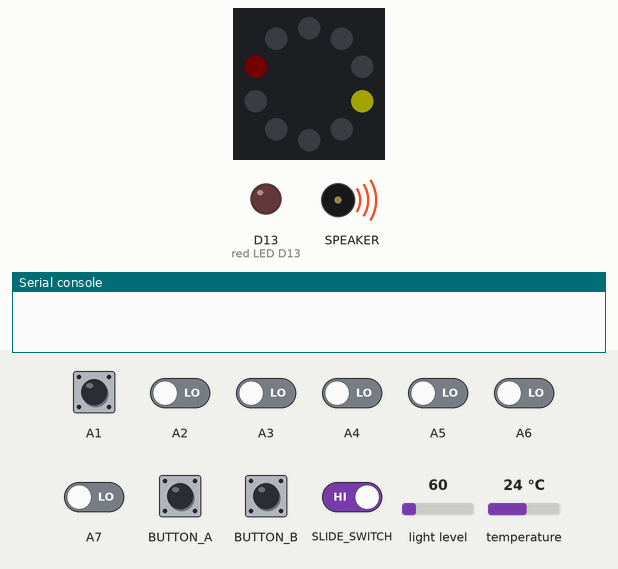
A program run on a simulated Circuit Playground running CircuitPython. Parts: the board's ring of 10 RGB LEDs (number 0 left of the top, counting anticlockwise), output pins drawn as LEDs (lit = HIGH), buzzer (waves = sounding), the last lines printed to the serial console. The inputs (shaded band) are chosen by the test bench; at power-on: A1–7 LOW, light level 60, temperature 24 °C. Dim RGB values are drawn brighter than linear; random numbers come from a fixed seed; the interpreter's speed is modelled, so counts of loop turns are approximate; touch pads read as touched when driven HIGH. At 10.0 s the program ends and the board releases its pins; the recording ends there.

Above: at 1.2 s.
1.3 s: button A pressed for 3.2 s
At 1.8 s:
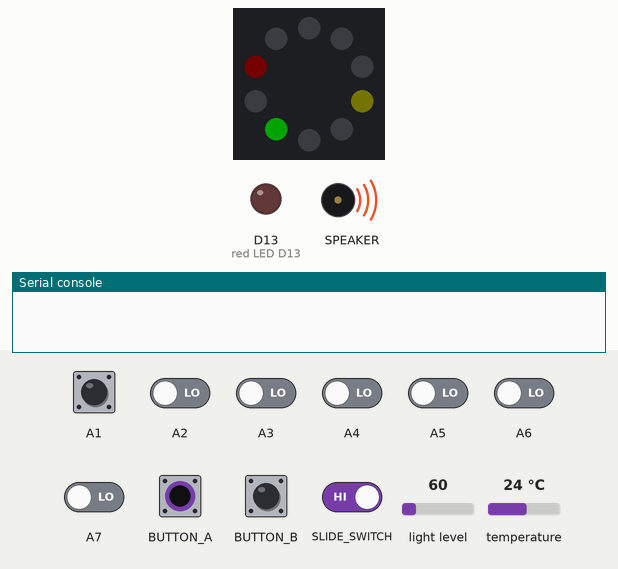
At 4.8 s:
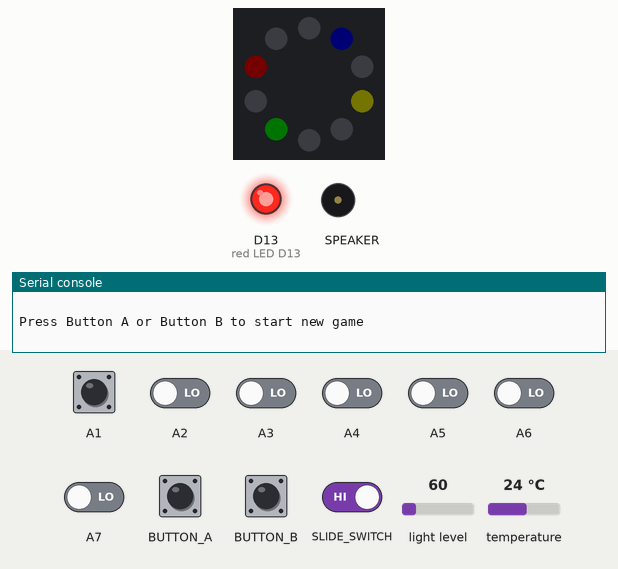
6.0 s: A1 pulled HIGH for 0.15 s
At 7.2 s:
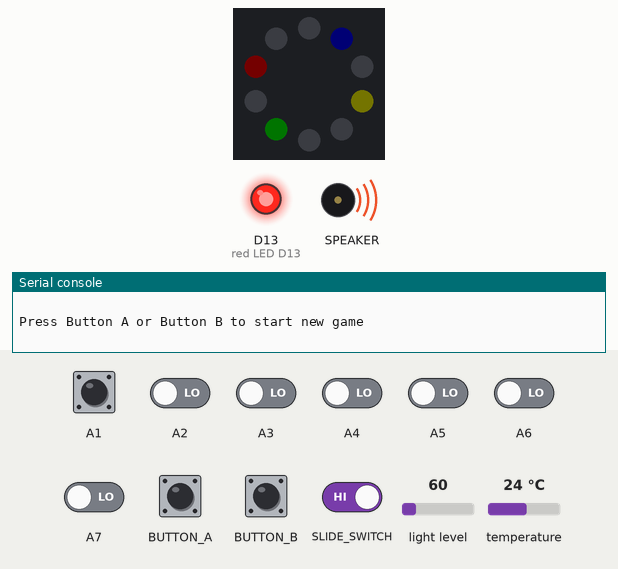
10.0 s: slide switch moved to the right
Timing chart, 0 to 10.0 s (numbered marks = the images above; inputs shaded):
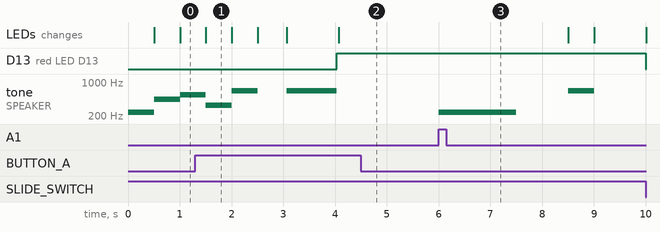

Measured:
- after the input at 1.3 s, D13 (red LED D13): LOW → HIGH after 2.7 s
- after the input at 6.0 s, tone on SPEAKER: silent → 240 Hz at once, → silent 1.5 s later, → 660 Hz 1.0 s later, → silent 0.50 s later
- by itself, tone on SPEAKER: plays 330 Hz for 0.50 s, 660 Hz for 0.50 s, 660 Hz for 0.96 s
- what the display in image 1 shows lasts 0.5 s, from 1.5 s to 2.0 s

The program:

simon_game.py
```python
# (licence header left out)
from adafruit_circuitplayground.express import cpx
import time
import array
import random


# ID, Pixel Index, Tone, high, low
RED_ID = [1, 1, 440, (125,0,0), (5,0,0)]
YELLOW_ID = [2, 6, 550, (125,125,0), (5,5,0)]
GREEN_ID = [3, 3, 330, (0, 125, 0),(0,5,0)]
BLUE_ID = [4, 8,  660, (0,0,125),(0,0,5)]

# simons sequence
simon = array.array('b',)

# score needed to win
to_win = 35

# note_e = 330    # green
# note_a = 440    # red
# note_cSH = 550  # yellow
# note_eH = 660   # blue
note_bad = 240


def display_score(score):
    '''
        display the score
    '''
    print("Score: ", score)
    if len(simon) >= to_win:
        for i in range(16):
            play_color_tone((i % 4) + 1, .2)
        print("Yay!  You beat the game")


def reset():
    '''
        Reset game
    '''
    # print('reset')
    cpx.pixels.fill((0,0,0))
    cpx.pixels.brightness = 0.3

    # this will initialize the neopixels
    for i in range(5):
        play_color_tone(i, .5 )

    # seed random generator
    random.seed(int((cpx.temperature + cpx.light) * time.monotonic()))


def play_color_tone(color_id, wait = 1.0):
    '''
        Play selected tone and highlight color
    '''
    if color_id == RED_ID[0]: # RED
        cpx.pixels[RED_ID[1]] = RED_ID[3]
        cpx.play_tone(RED_ID[2], wait)
        cpx.pixels[RED_ID[1]] = RED_ID[4]

    elif color_id == YELLOW_ID[0]: # YELLOW
        cpx.pixels[YELLOW_ID[1]] = YELLOW_ID[3]
        cpx.play_tone(YELLOW_ID[2], wait)
        cpx.pixels[YELLOW_ID[1]] = YELLOW_ID[4]

    elif color_id == GREEN_ID[0]: # GREEN
        cpx.pixels[GREEN_ID[1]] = GREEN_ID[3]
        cpx.play_tone(GREEN_ID[2], wait)
        cpx.pixels[GREEN_ID[1]] = GREEN_ID[4]

    elif color_id == BLUE_ID[0]: # BLUE
        cpx.pixels[BLUE_ID[1]] = BLUE_ID[3]
        cpx.play_tone(BLUE_ID[2], wait)
        cpx.pixels[BLUE_ID[1]] = BLUE_ID[4]

    else:
        cpx.play_tone(note_bad, wait)


def play_sequence():
    '''
        Play simon's sequence
    '''
    # set speed for difficulty
    if len(simon) > 0:
        speed = max(1.0 - (len(simon) * 4 / 100), .2)

        for i in simon:
            time.sleep(max(speed - 0.5, .02))
            play_color_tone(i,speed)


def get_touch():
    '''
        Get Touch pad
    '''
    while cpx.switch:   # this will handle if the switch is turned off at this stage
        if cpx.touch_A4 or cpx.touch_A5:
            return RED_ID[0]

        if cpx.touch_A6 or cpx.touch_A7:
            return GREEN_ID[0]

        if cpx.touch_A1:
            return YELLOW_ID[0]

        if cpx.touch_A2 or cpx.touch_A3:
            return BLUE_ID[0]


def validate_choice(idx, touch):
    '''
        checks if the players choice is correct and
        plays appropriate tone
    '''
    if simon[idx] == touch:
        play_color_tone(touch, 0.7)
        return True
    else:
        play_color_tone(0, 1.5)
        # let them know what the correct color was...
        time.sleep(1)
        play_color_tone(simon[idx], 0.25)
        play_color_tone(simon[idx], 0.25)
        time.sleep(1)
        return False


def players_guess():
    '''
        gets the players guess at the sequence
    '''
    guess = array.array('b',)
    correct = True
    idx = 0

    while cpx.switch and correct and idx < len(simon):
        correct = validate_choice(idx, get_touch())
        idx += 1

    return correct


def add_to_sequence():
    '''
        adds a random number to the sequence
    '''
    rand_num = random.randint(1,4)
    simon.append(rand_num)


def play_game(verbose_score):
    '''
        Main game loop
    '''
    winning = True

    while cpx.switch and winning:
        # add to sequence
        add_to_sequence()

        # play tones
        play_sequence()

        # wait for player input
        cpx.red_led = True
        winning = players_guess()
        cpx.red_led = False

        if len(simon) >= to_win:
            break;

        if winning:
            if verbose_score:
                display_score(len(simon))
            time.sleep(1)


while cpx.switch:
    reset()
    if len(simon) > 0:
        del simon
        simon = array.array('b',) # (i for i in range(35)))  # test score

    # print a blank line...
    print()
    print("Press Button A or Button B to start new game")

    # wait for the player to push a button to restart
    waiting = True
    verbose_score = False

    while waiting and cpx.switch:
        if cpx.button_a:
            waiting = False

        if cpx.button_b:
            verbose_score = True
            waiting = False

        time.sleep(0.1)

    play_game(verbose_score)
    display_score(len(simon))

if not cpx.switch:
    cpx.pixels.fill((0, 0, 0))
    print("switch is off")
```
